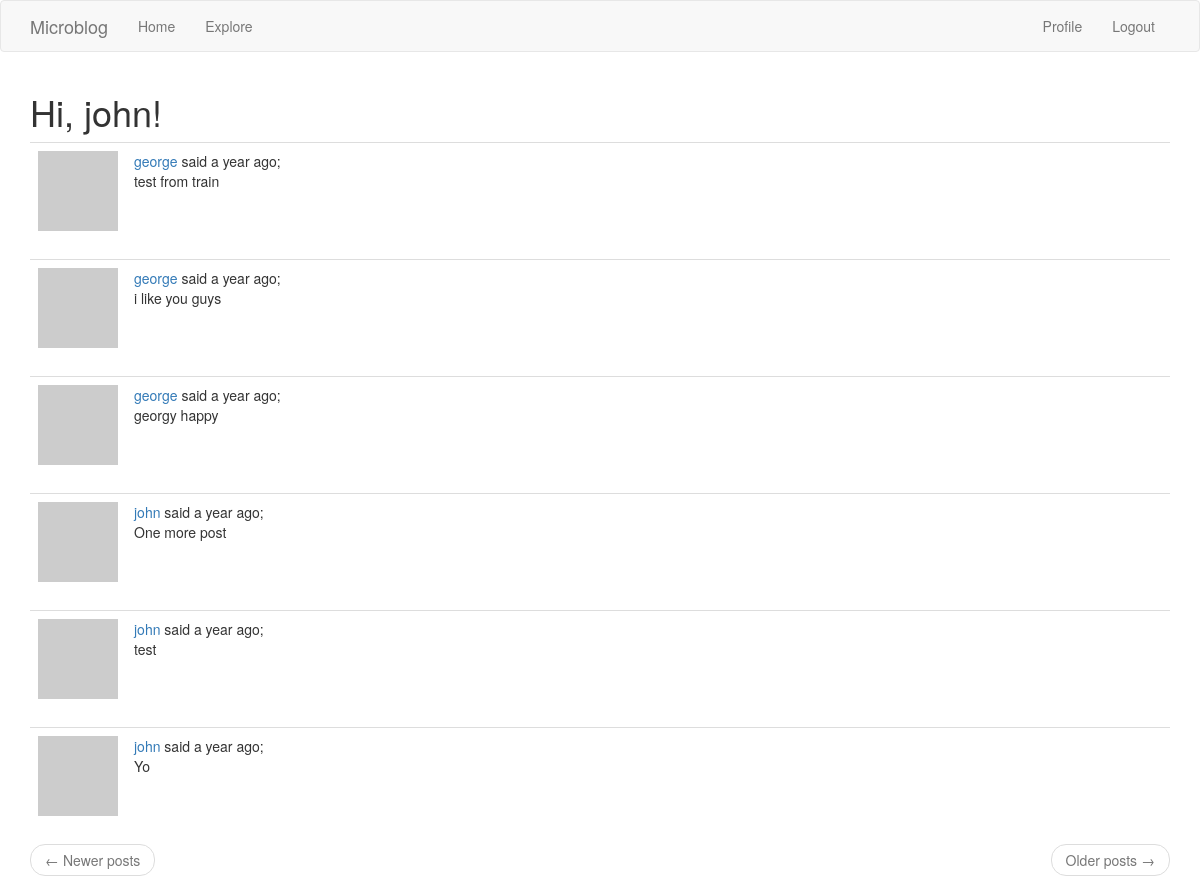
The page /explore (signed in) on the database its author committed.
### app/models.py (models this page shows, shortened)
class User(UserMixin, db.Model):
    id = db.Column(db.Integer, primary_key=True)
    username = db.Column(db.String(64), index=True, unique=True)
    email = db.Column(db.String(120), index=True, unique=True)
    password_hash = db.Column(db.String(128))
    posts = db.relationship('Post', backref='author', lazy='dynamic')
    about_me = db.Column(db.String(140))
    last_seen = db.Column(db.DateTime, default=datetime.utcnow)
    followed = db.relationship(
        'User', secondary=followers,
        primaryjoin=(followers.c.follower_id == id),
        secondaryjoin=(followers.c.followed_id == id),
        backref=db.backref('followers', lazy='dynamic'), lazy='dynamic')
    def avatar(self, size):
        digest = md5(self.email.lower().encode('utf-8')).hexdigest()
        return 'https://www.gravatar.com/avatar/{}?d=identicon&s={}'.format(
            digest, size)

class Post(db.Model):
    id = db.Column(db.Integer, primary_key=True)
    body = db.Column(db.String(140))
    timestamp = db.Column(db.DateTime, index=True, default=datetime.utcnow)
    user_id = db.Column(db.Integer, db.ForeignKey('user.id'))

### app/routes.py (the view)
@app.route('/explore')
@login_required
def explore():
    page = request.args.get('page', 1, type=int)
    posts = Post.query.order_by(Post.timestamp.desc()).paginate(
        page, app.config['POSTS_PER_PAGE'], False)
    next_url = url_for('explore', page=posts.next_num) \
                                      if posts.has_next else None
    prev_url = url_for('explore', page=posts.prev_num) \
                                      if posts.has_prev else None
    return render_template('index.djhtml', title='Explore', posts=posts.items,
                           next_url=next_url, prev_url=prev_url)

### app/models.py (called while the page is built)
@login.user_loader
def load_user(id):
    return User.query.get(int(id))

### app/routes.py (called while the page is built)
@app.before_request
def before_request():
    if current_user.is_authenticated:
        current_user.last_seen = datetime.utcnow()
        db.session.commit()

### app/templates/index.djhtml (shortened to what this page needs)
{% extends "base.djhtml" %}
{% import 'bootstrap/wtf.html' as wtf %}
{% block app_content %}
    <h1>Hi, {{ current_user.username }}!</h1>
    {% for post in posts %}
        {% include '_post.djhtml' %}
    {% endfor %}
    <nav aria-label="...">
        <ul class="pager">
            <li class="previous{% if not prev_url %} disabled{% endif %}">
                <a href="{{ prev_url or '#' }}">
                    <span aria-hidden="true">&larr;</span> Newer posts
                </a>
            </li>
            <li class="next{% if not next_url %} disabled{% endif %}">
                <a href="{{ next_url or '#' }}">
                    Older posts <span aria-hidden="true">&rarr;</span>
                </a>
            </li>
        </ul>
    </nav>
{% endblock %}

### app/templates/base.djhtml (shortened to what this page needs)
{% extends "bootstrap/base.html" %}
{% block navbar %}
    <nav class="navbar navbar-default">
        <div class="container">
            <div class="navbar-header">
                <a class="navbar-brand" href="{{ url_for("index") }}">Microblog</a>
            </div>
            <div class="collapse navbar-collapse" id="bs-example-navbar-collapse-1">
                <ul class="nav navbar-nav">
                    <li><a href="{{ url_for("index") }}">Home</a></li>
                    <li><a href="{{ url_for("explore") }}">Explore</a></li>
                </ul>
                <ul class="nav navbar-nav navbar-right">
                    {% if current_user.is_anonymous %}
                        <li><a href="{{ url_for("login") }}">Login</a></li>
                    {% else %}
                        <li><a href="{{ url_for("user", username=current_user.username) }}">Profile</a></li>
                        <li><a href="{{ url_for("logout") }}">Logout</a></li>
                    {% endif %}
                </ul>
            </div>
        </div>
    </nav>
{% endblock %}
{% block content %}
    <div class="container">
        {% block app_content %}{% endblock %}
    </div>
{% endblock %}

### app/templates/_post.djhtml
<table class="table table-hover">
    <tr>
        <td width="70px">
            <a href="{{ url_for("user", username=post.author.username) }}">
                <img src="{{ post.author.avatar(70) }}" />
            </a>
        <td>
            <a href="{{ url_for("user", username=post.author.username) }}">
                {{ post.author.username }}
            </a>
            said {{ moment(post.timestamp).fromNow() }};
            <br>
            {{ post.body }}
        </td>
    </tr>
</table>

### rows shown on the page
User: username "john"
Post: author.username "george", timestamp "a year ago", body "test from train"
Post: author.username "george", timestamp "a year ago", body "i like you guys"
Post: author.username "george", timestamp "a year ago", body "georgy happy"
Post: author.username "john", timestamp "a year ago", body "One more post"
Post: author.username "john", timestamp "a year ago", body "test"
Post: author.username "john", timestamp "a year ago", body "Yo"
